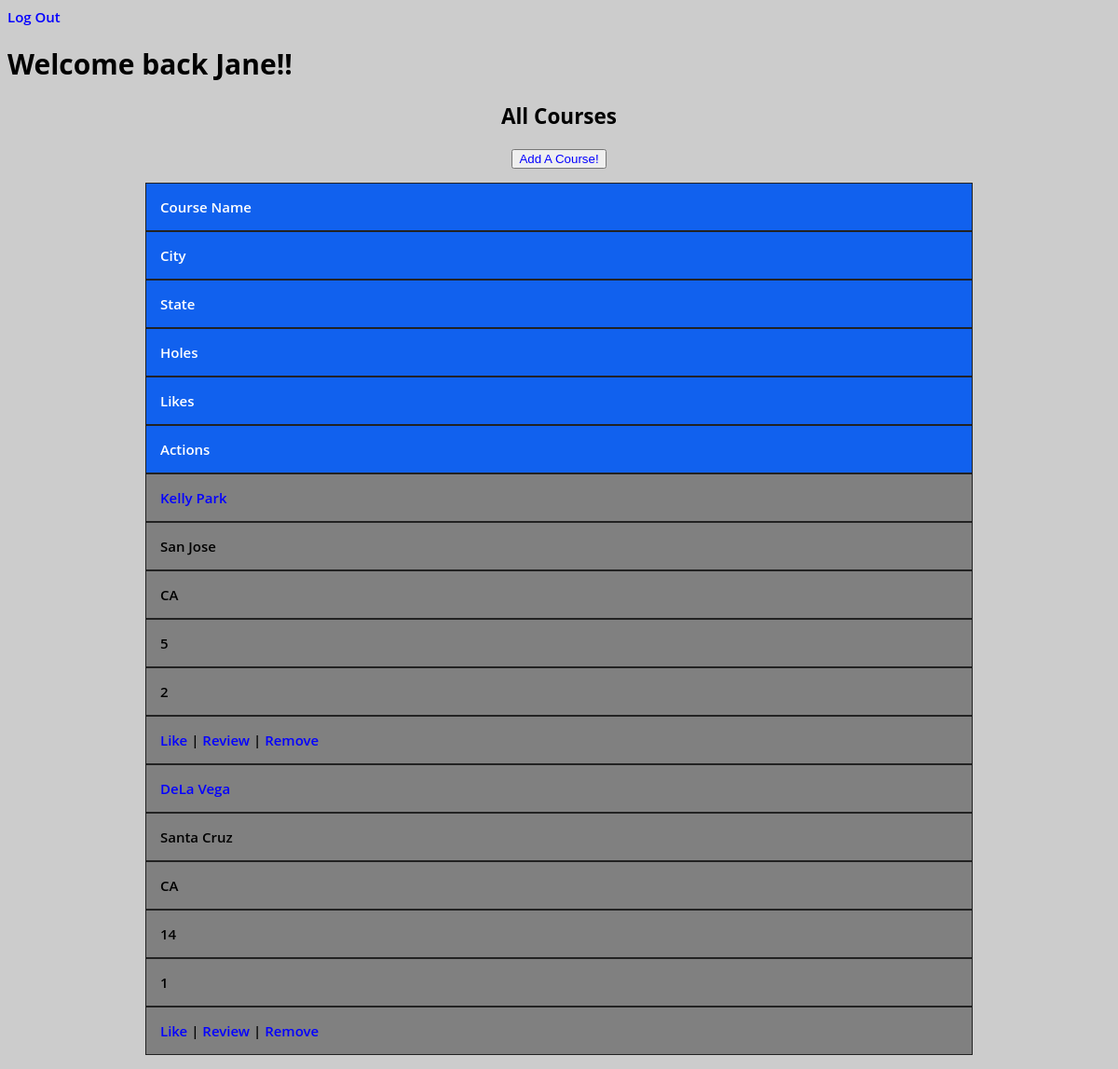
Screenshot of /dashboard (signed in) with the database file from the repository.
### main/models.py (models this page shows)
class User(models.Model):
    fname = models.CharField(max_length=656)
    lname = models.CharField(max_length=656)
    email = models.CharField(max_length=656)
    password = models.CharField(max_length=656)
    create_at = models.DateTimeField(auto_now_add=True)
    updated_at = models.DateTimeField(auto_now=True)
    objects = UserManager()

class Course(models.Model):
    name = models.CharField(max_length=255)
    city = models.CharField(max_length=255)
    state = models.CharField(max_length=255)
    number_of_holes = models.IntegerField()
    par = models.IntegerField()
    liked_by = models.ManyToManyField(User, related_name="liked_courses")
    create_at = models.DateTimeField(auto_now_add=True)
    updated_at = models.DateTimeField(auto_now=True)
    objects = CourseManager()

### main/views.py (the view)
# urls.py: path('dashboard', views.dashboard),
def dashboard(request):
    context = {
        'user': User.objects.get(id=request.session['user_id']),
        'courses': Course.objects.all()
    }
    return render(request,"dashboard.html", context)

### main/templates/dashboard.html (shortened to what this page needs)
<!DOCTYPE html>
<html lang="en">
<head>
    {% load static %}
    <link rel="stylesheet" type="text/css" href="{% static '/dashboard.css' %}">
</head>
<body class="background">
    <a href="/logout">Log Out</a>
    <h1>Welcome back {{user.fname}}!! </h1>
    <section>
        <header><h1>All Courses</h1>
        <div class="yes"> <button class="button"><a href="/create_course">Add A Course!</a></button></div>
        </header>
        <div class="container">
            <div class="row header">
            <div class="cell header">Course Name</div>
            <div class="cell header">City</div>
            <div class="cell header">State</div>
            <div class="cell header">Holes</div>
            <div class="cell header">Likes</div>
            <div class="cell header">Actions</div>
            </div>
            {% for course in courses %}
            <div class="row">
            <div class="cell" title="Name"><span><a href="course/{{course.id}}">{{course.name}}</a></span></div>
            <div class="cell" title="City"><span>{{course.city}}</span></div>
            <div class="cell" title="State"><span>{{course.state}}</span></div>
            <div class="cell" title="Holes"><span>{{course.number_of_holes}}</span></div>
            <div class="cell" title="Like"><span>{{course.liked_by.all|length}}</span></div>
            <div class="cell" title="Par"><span><a href="/like/{{course.id}}">Like</a></span> | <a href="review/{{course.id}}">Review</a> | <a href="delete_course/{{course.id}}">Remove</a></div>
            </div>
            {% endfor %}
    </section>
</body>
</html>

### main/static/dashboard.css (style rules this page uses)
body { font:600 15px 'Open Sans',sans-serif; }
body { background-color: #cccccc; background-size: cover; background-repeat: no-repeat; background-position: center center; }
.container { -webkit-box-sizing: border-box; -moz-box-sizing: border-box; box-sizing: border-box; }
a { color: rgb(4, 0, 255); word-wrap: break-word; text-decoration: none; }
header, footer { text-align: center; }
.container { width: 75%; margin: 1em auto; }
.cell { overflow: hidden; }
.container .row .cell.header { color: #FFF; background-color: #1161ee; }
.row { background: gray; }
.row .cell { padding: 1em; border: 1px solid #222; }

### rows the page displays
User: fname "Jane"
Course: name "Kelly Park", city "San Jose", state "CA", number_of_holes "5", liked_by.all|length "2"
Course: name "DeLa Vega", city "Santa Cruz", state "CA", number_of_holes "14", liked_by.all|length "1"
